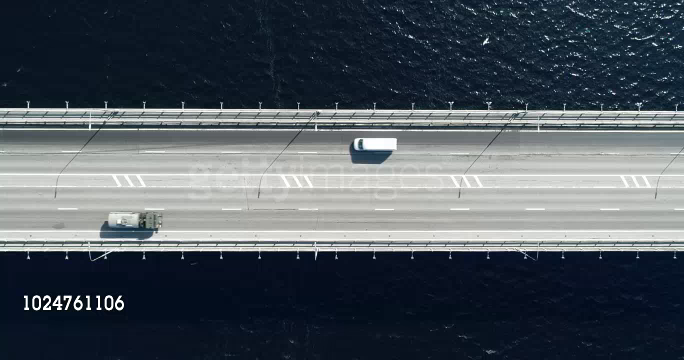
#> input picture frame 120 of cars.mp4, 684 x 360 px
$ jupyter execute 'Detect🧐r.ipynb'
#> lines starting #> are read from the running program, lines starting #| are printed output that depends on the picture
### Small summary of the algorithm

1. Obtaining the **difference** of two consequtive **frames** to get the part which chenges over time
2. Applying the **Gaussian Blur** on this difference to smoothen (and extend a little) the borders of potential cars
3. Applying simple **binary thresholding** to binarize the image
4. To make to borders a bit more distinguishable, applying **dilation** couple of times
5. On the dilated image finding the contours and **bounding boxes** for each of them
6. As some of the obtained boxes for moving objects might be decomposed as several boxes isntead of one, next step is **merging the boxes** which might represent the same object, into one using the difference in width and height between centers of boxes
7. Once we got the true bounding boxes at each frame, we calculate their trails by **pairwise compare** of bounding boxes using *Intersection over Union* metric. E.g. those, who have  a high IoU are considered as the same object, and we may continue the trail with the color of trail from the previous frame
8. **Drawing** the bounding boxes and trails on each of the frames
9. **Concatenating** every frame **into** single 60FPS **video**

1. Video into frames translation is adapted from:

    https://learnopencv.com/reading-and-writing-videos-using-opencv/

2. Idea of taking a differences in frames is taken from:

    https://www.analyticsvidhya.com/blog/2020/04/vehicle-detection-opencv-python/

3. Information about opening and closing is taken from:

    https://docs.opencv.org/master/d9/d61/tutorial_py_morphological_ops.html

4. Finding the car contours is adapted from:

    https://docs.opencv.org/3.4/d4/d73/tutorial_py_contours_begin.html

5. Merging the frames into video is adapted from:

    https://stackoverflow.com/a/44948030

6. Code for finding IoU (Intersection over Union) as adapted from:

    https://www.pyimagesearch.com/2016/11/07/intersection-over-union-iou-for-object-detection/

7. Line to draw a point in opencv2 is taken from:

    https://stackoverflow.com/a/60546030

[cell 1]
import matplotlib.pyplot as plt
from random import randint
import cv2

[cell 2]
# [17 lines left out: function show, not called in this run]

[cell 3]
class MovingObject:
    '''
    Class for representing a moving object with its last bounding box,
    a random color and limit for a trail (along with trail points)
    '''

    # [52 lines left out: functions __init__, draw_point, iou, not called in this run]

[cell 4]
class MyObjectDetector:
    '''
    Engine for detecting objects (hopefully cars) from a video in a specified directory
    '''

    def __init__(self, video_path):
        '''
        Opening the video and sampling it into frames
        '''
#> called with video_path = 'cars.mp4'

        # open video
        video = cv2.VideoCapture(video_path)

        # obtaining colored and grayscale frames from video
        self.frames_gray = []
        self.frames = []
        while video.isOpened():

            # getting the next frame along with end of video flag
            flag, frame_bgr = video.read()
#> frame_bgr is the input picture: shape (360, 684, 3); mean B, G, R 92.7, 84.8, 76.4

            # if we reached the end of stream, stopping
            if not flag: break

            # obtaining grayscale version of a particular frame
            frame_gray = cv2.cvtColor(frame_bgr, cv2.COLOR_BGR2GRAY)
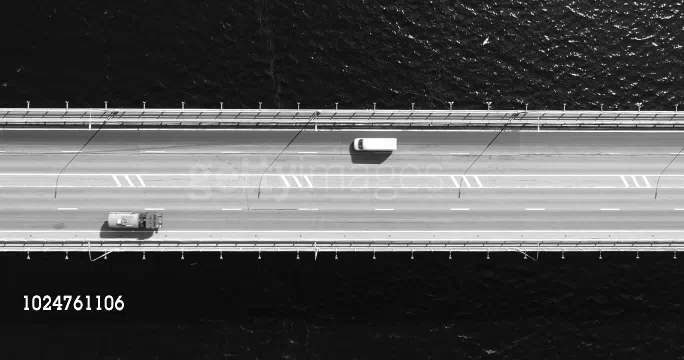
#> frame_gray: shape (360, 684); min 2, max 255, mean 83.1

            # adding both frames to the list
            self.frames.append(frame_bgr)
            self.frames_gray.append(frame_gray)

        # reseasing the stream video object
        video.release()

        # structure holding all the boxes
        self.boxes = []

    # [223 lines left out: functions detect_bounding_boxes, merge_bounding_boxes, compute_trails, detect_and_record, not called in this run]
